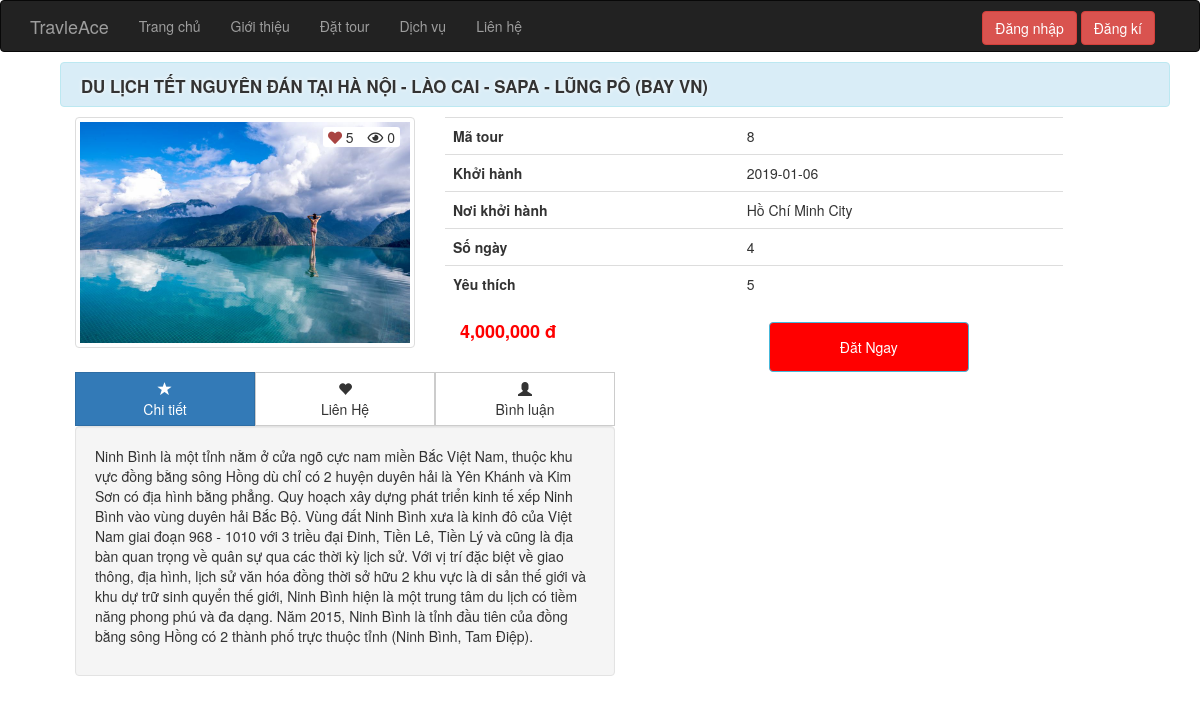
The app's page /site/chitiet/index.php?ma_tour=8 with its own data.
### tables this page shows
CREATE TABLE `tour` (
  `ma_tour` int(11) NOT NULL,
  `ten_tour` varchar(100) NOT NULL,
  `hinh` varchar(50) NOT NULL,
  `ma_kvt` int(11) NOT NULL,
  `gia` float NOT NULL,
  `so_ngay` int(11) NOT NULL,
  `so_luot_xem` int(11) NOT NULL,
  `so_luot_yeu_thich` int(11) NOT NULL,
  `ngay_khoi_hanh` date NOT NULL,
  `noi_khoi_hanh` varchar(50) NOT NULL,
  `chi_tiet` text NOT NULL
);

### site/chitiet/index.php (called while the page is built, shortened)
<?php
require_once "../../global.php";
require_once "../../pdo.php";
require_once "../../dao/chitiet.php";
$ma_tour=$_GET['ma_tour'];
$tour=tour_by_ma_tour($ma_tour);
extract($_REQUEST);
extract($tour);
require "../../layout.php";
 ?>

### pdo.php (called while the page is built, shortened)
<?php
function pdo_get_connection(){
    $dburl = "mysql:host=localhost;dbname=duan;charset=utf8";
    $username = 'root';
    $password = '';
    $conn = new PDO($dburl, $username, $password);
    $conn->setAttribute(PDO::ATTR_ERRMODE, PDO::ERRMODE_EXCEPTION);
    return $conn;
}
function pdo_query_one($sql){
    $sql_args = array_slice(func_get_args(), 1);
    try{
        $conn = pdo_get_connection();
        $stmt = $conn->prepare($sql);
        $stmt->execute($sql_args);
        $row = $stmt->fetch(PDO::FETCH_ASSOC);
        return $row;
    }
    catch(PDOException $e){
        throw $e;
    }
    finally{
        unset($conn);
    }
}

### dao/chitiet.php (called while the page is built, shortened)
<?php
	function tour_by_ma_tour($ma_tour){
		$sql="SELECT * from tour where ma_tour=?";
		return pdo_query_one($sql,$ma_tour);
	}
 ?>

### global.php (called while the page is built, shortened)
<?php
$ROOT_URL = "/duan1";

### site/chitiet/chitiet.php (the view, shortened to what this page needs)
<div class="container">
	<div class="col-md-12 chi-tiet-tour">
		<h3 class="alert-info alert tieu-de-top"><a href="#"><?=$ten_tour?></a></h3>
		<div class="col-md-4 img-tour">
			<img width="100%" class="img-responsive img-thumbnail" src="<?=$ROOT_URL?>/css/images/<?=$hinh?>" alt="">
			<div class="tools">
				<a class="yeu-thich" href="index.php?like&ma_tour=<?=$ma_tour?>">
					<span class="fas fa-heart text-danger "></span>
					<span class="so-luot-yt"><?=$so_luot_yeu_thich?></span>
				</a>
				<a class="luot-xem" href="">
					<span class="far fa-eye"></span>
					<span class="so-luot-xem"><?=$so_luot_xem?></span>
				</a>
			</div>
		</div>
		<div class="col-md-7">
			<table class="table table-hover" border="0">
				<tbody>
					<tr>
						<th class="bold">Mã tour</th>
						<td><?=$ma_tour?></td>
					</tr>
					<tr>
						<th class="bold">Khởi hành</th>
						<td><?=$ngay_khoi_hanh?></td>
					</tr>
					<tr>
						<th class="bold">Nơi khởi hành</th>
						<td><?=$noi_khoi_hanh?></td>
					</tr>
					<tr>
						<th class="bold">Số ngày</th>
						<td><?=$so_ngay?></td>
					</tr>
					<tr>
						<th class="bold">Yêu thích</th>
						<td><?=$so_luot_yeu_thich?></td>
					</tr>
				</tbody>
			</table>
			<div class="col-md-6"><h4 class="gia-tour"> <?=number_format($gia) ?> đ</h4></div>
			<div class="col-md-6 "><button type="button" class="btn-info btn btn-dat-tour">Đăt Ngay</button></div>
		</div>
	</div>
	<div class="container">
	<div class="col-md-6">
    <div class="btn-pref btn-group btn-group-justified btn-group-lg" role="group" aria-label="...">
        <div class="btn-group" role="group">
            <button type="button" id="stars" class="btn btn-primary" href="#tab1" data-toggle="tab"><span class="glyphicon glyphicon-star" aria-hidden="true"></span>
                <div class="hidden-xs">Chi tiết</div>
            </button>
        </div>
        <div class="btn-group" role="group">
            <button type="button" id="favorites" class="btn btn-default" href="#tab2" data-toggle="tab"><span class="glyphicon glyphicon-heart" aria-hidden="true"></span>
                <div class="hidden-xs">Liên Hệ</div>
            </button>
        </div>
        <div class="btn-group" role="group">
            <button type="button" id="following" class="btn btn-default" href="#tab3" data-toggle="tab"><span class="glyphicon glyphicon-user" aria-hidden="true"></span>
                <div class="hidden-xs">Bình luận</div>
            </button>
        </div>
    </div>
        <div class="well">
      <div class="tab-content">
        <div class="tab-pane fade in active" id="tab1">
          <p><?=$chi_tiet?></p>
        </div>
      </div>
    </div>
	</div>
</div>
</div>

### css/main.css (style rules this page uses)
.tieu-de-top { margin: 10px 0; padding: 10px; text-transform: uppercase; text-indent: 10px; font-size: 1.5em; color: #333; text-shadow: 0px 0px 3px white; }

### css/chi_tiet_tour.css (style rules this page uses)
.btn-pref .btn { -webkit-border-radius:0 !important; }
.chi-tiet-tour h3 { font-weight: bold; text-shadow: 0px 0px 4px white; text-transform: uppercase; }
.chi-tiet-tour h3 a { color: #333; font-size: .8em; }
.bold { font-weight: bold; font-size: 1em; }
.gia-tour { padding: 0; margin: 0; color: red; font-weight: bold; }
.btn-dat-tour { background: red; width: 200px; height: 50px; font-size: 1em; }
.img-tour { position: relative; }
.tools { position: absolute; top: 10px; right: 30px; background: #fff; border-radius: 3px; }
.tools a { padding: 0 5px; color: #333; }
.tools a span { font-size: 1em; }
.tools a span.so-luot-yt { font-size: 1em; }

### records on screen
tour: ten_tour "DU LỊCH TẾT NGUYÊN ĐÁN TẠI HÀ NỘI - LÀO CAI - SAPA - LŨNG PÔ (BAY VN)", hinh (picture), so_luot_yeu_thich "5", so_luot_xem "0", ma_tour "8", ngay_khoi_hanh "2019-01-06", noi_khoi_hanh "Hồ Chí Minh City", so_ngay "4", gia "4,000,000", chi_tiet "Ninh Bình là một tỉnh nằm ở cửa ngõ cực nam miền Bắc Việt Nam, thuộc khu vực đồng bằng sông Hồng dù chỉ có 2 huyện duyên hải là Yên Khánh và Kim Sơn có địa hình bằng phẳng. Quy hoạch xây dựng phát triển kinh tế xếp Ninh Bình vào vùng duyên hải Bắc Bộ. Vùng đất Ninh Bình xưa là kinh đô của Việt Nam giai đoạn 968 - 1010 với 3 triều đại Đinh, Tiền Lê, Tiền Lý và cũng là địa bàn quan trọng về quân sự qua các thời kỳ lịch sử. Với vị trí đặc biệt về giao thông, địa hình, lịch sử văn hóa đồng thời sở hữu 2 khu vực là di sản thế giới và khu dự trữ sinh quyển thế giới, Ninh Bình hiện là một trung tâm du lịch có tiềm năng phong phú và đa dạng. Năm 2015, Ninh Bình là tỉnh đầu tiên của đồng bằng sông…"
